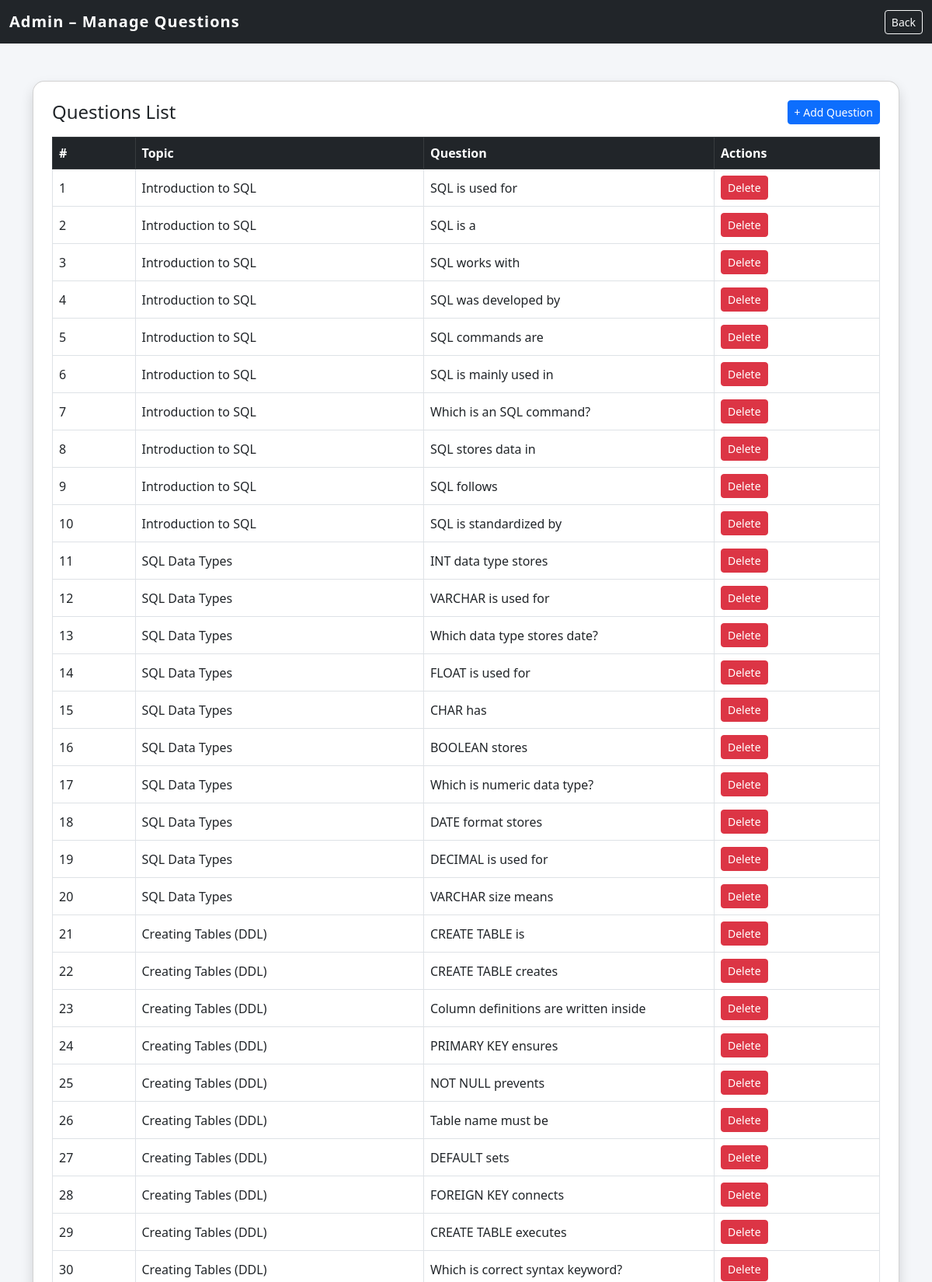
/manage-questions/ (upper part), run on the app's committed database.
### core/models.py (models this page shows, shortened)
class Question(models.Model):
    assessment = models.ForeignKey(Assessment, on_delete=models.CASCADE)
    question_text = models.TextField()
    option_a = models.CharField(max_length=255)
    option_b = models.CharField(max_length=255)
    option_c = models.CharField(max_length=255)
    option_d = models.CharField(max_length=255)
    correct_option = models.CharField(max_length=1)  # A/B/C/D

class Assessment(models.Model):
    topic = models.OneToOneField(Topic, on_delete=models.CASCADE)
    total_questions = models.IntegerField(default=10)
    pass_percentage = models.IntegerField(default=70)

class Topic(models.Model):
    course = models.ForeignKey(Course, on_delete=models.CASCADE)
    topic_title = models.CharField(max_length=200)
    content_link = models.URLField()
    order = models.IntegerField()

### core/views.py (the view)
# urls.py: path('manage-questions/', views.manage_questions, name='manage_questions'),
def manage_questions(request):
    questions = Question.objects.select_related('assessment__topic')
    return render(request, 'admin/manage_questions.html', {'questions': questions})

### core/templates/admin/manage_questions.html (shortened to what this page needs)
<!DOCTYPE html>
<html lang="en">
<head>
    <link href="https://cdn.jsdelivr.net/npm/bootstrap@5.3.0/dist/css/bootstrap.min.css" rel="stylesheet">
</head>
<body>
<nav class="navbar navbar-dark bg-dark">
    <div class="container-fluid">
        <span class="navbar-brand">Admin – Manage Questions</span>
        <a href="{% url 'admin_dashboard' %}" class="btn btn-outline-light btn-sm">
            Back
        </a>
    </div>
</nav>
<div class="container mt-5">
    <div class="card shadow p-4">
        <div class="d-flex justify-content-between align-items-center mb-3">
            <h4 class="mb-0">Questions List</h4>
            <a href="{% url 'add_question' %}" class="btn btn-primary btn-sm">
                + Add Question
            </a>
        </div>
        {% if questions %}
        <table class="table table-bordered table-hover">
            <thead class="table-dark">
                <tr>
                    <th style="width: 10%;">#</th>
                    <th>Topic</th>
                    <th>Question</th>
                    <th style="width: 20%;">Actions</th>
                </tr>
            </thead>
            <tbody>
                {% for q in questions %}
                <tr>
                    <td>{{ forloop.counter }}</td>
                    <td>{{ q.assessment.topic.topic_title }}</td>
                    <td>{{ q.question_text|truncatechars:60 }}</td>
                    <td>
                        <a href="{% url 'delete_question' q.id %}"
                           class="btn btn-danger btn-sm"
                           onclick="return confirm('Are you sure you want to delete this question?')">
                            Delete
                        </a>
                    </td>
                </tr>
                {% endfor %}
            </tbody>
        </table>
        {% else %}
            <p class="text-muted text-center mb-0">No questions available.</p>
        {% endif %}
    </div>
</div>
</body>
</html>

### core/templates/admin/manage_questions.html (style rules this page uses)
body { background-color: #f4f6f9; }
.card { border-radius: 15px; }
.navbar-brand { font-weight: bold; letter-spacing: 1px; }
.table th, .table td { vertical-align: middle; }

### data on the page
Question: assessment.topic.topic_title "Introduction to SQL", question_text "SQL is used for"
Question: assessment.topic.topic_title "Introduction to SQL", question_text "SQL is a"
Question: assessment.topic.topic_title "Introduction to SQL", question_text "SQL works with"
Question: assessment.topic.topic_title "Introduction to SQL", question_text "SQL was developed by"
Question: assessment.topic.topic_title "Introduction to SQL", question_text "SQL commands are"
Question: assessment.topic.topic_title "Introduction to SQL", question_text "SQL is mainly used in"
Question: assessment.topic.topic_title "Introduction to SQL", question_text "Which is an SQL command?"
Question: assessment.topic.topic_title "Introduction to SQL", question_text "SQL stores data in"
Question: assessment.topic.topic_title "Introduction to SQL", question_text "SQL follows"
Question: assessment.topic.topic_title "Introduction to SQL", question_text "SQL is standardized by"
Question: assessment.topic.topic_title "SQL Data Types", question_text "INT data type stores"
Question: assessment.topic.topic_title "SQL Data Types", question_text "VARCHAR is used for"
Question: assessment.topic.topic_title "SQL Data Types", question_text "Which data type stores date?"
Question: assessment.topic.topic_title "SQL Data Types", question_text "FLOAT is used for"
Question: assessment.topic.topic_title "SQL Data Types", question_text "CHAR has"
Question: assessment.topic.topic_title "SQL Data Types", question_text "BOOLEAN stores"
Question: assessment.topic.topic_title "SQL Data Types", question_text "Which is numeric data type?"
Question: assessment.topic.topic_title "SQL Data Types", question_text "DATE format stores"
Question: assessment.topic.topic_title "SQL Data Types", question_text "DECIMAL is used for"
Question: assessment.topic.topic_title "SQL Data Types", question_text "VARCHAR size means"
Question: assessment.topic.topic_title "Creating Tables (DDL)", question_text "CREATE TABLE is"
Question: assessment.topic.topic_title "Creating Tables (DDL)", question_text "CREATE TABLE creates"
Question: assessment.topic.topic_title "Creating Tables (DDL)", question_text "Column definitions are written inside"
Question: assessment.topic.topic_title "Creating Tables (DDL)", question_text "PRIMARY KEY ensures"
Question: assessment.topic.topic_title "Creating Tables (DDL)", question_text "NOT NULL prevents"
Question: assessment.topic.topic_title "Creating Tables (DDL)", question_text "Table name must be"
Question: assessment.topic.topic_title "Creating Tables (DDL)", question_text "DEFAULT sets"
Question: assessment.topic.topic_title "Creating Tables (DDL)", question_text "FOREIGN KEY connects"
Question: assessment.topic.topic_title "Creating Tables (DDL)", question_text "CREATE TABLE executes"
Question: assessment.topic.topic_title "Creating Tables (DDL)", question_text "Which is correct syntax keyword?"
